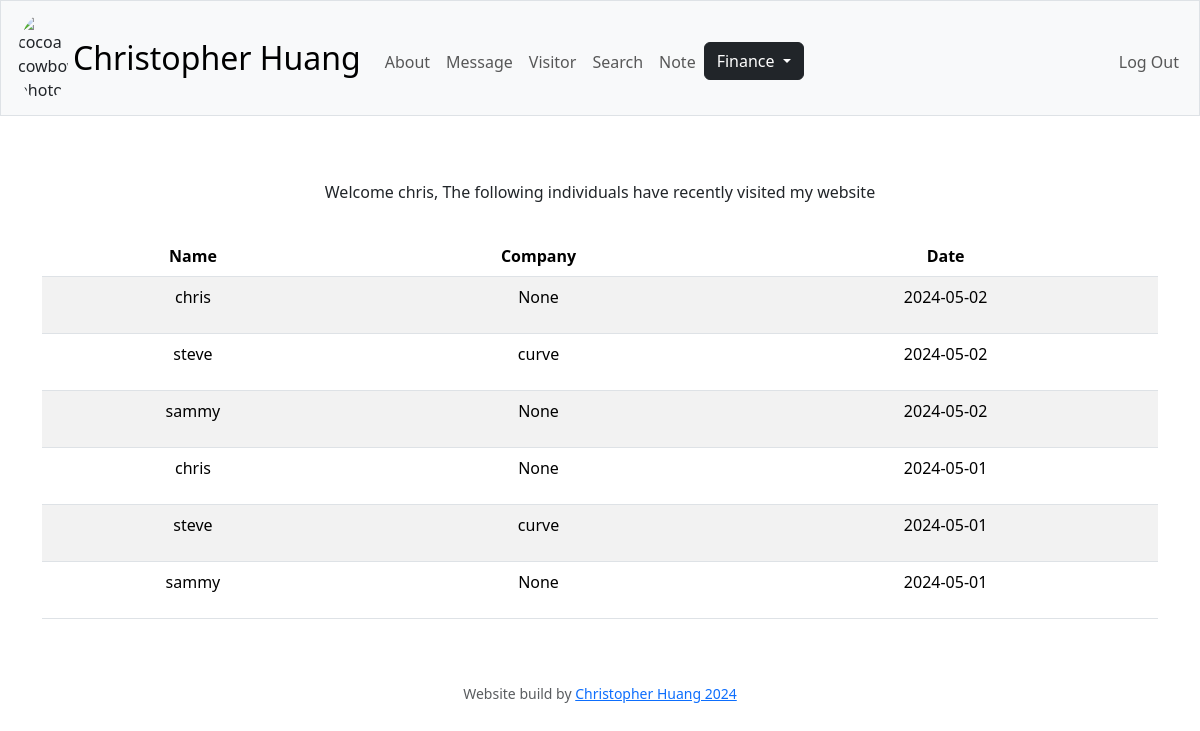
The page /visitor (signed in) on the database its author committed.
### tables this page shows
CREATE TABLE 'users' (id INTEGER PRIMARY KEY AUTOINCREMENT NOT NULL, username TEXT NOT NULL, hash TEXT NOT NULL, cash NUMERIC NOT NULL DEFAULT 10000.00, 'created'  DATETIME NOT NULL DEFAULT CURRENT_TIMESTAMP  , 'company' TEXT);

### app.py (the view)
@app.route("/visitor", methods=["GET"])
@login_required
def visitor():
    user = db.execute("SELECT username FROM users WHERE id = ?", session["user_id"])[0]['username']
    visitors = db.execute("SELECT DISTINCT visitor_login.username, company, DATE(timestamp) as date FROM visitor_login JOIN users ON visitor_login.username = users.username ORDER BY timestamp DESC")
    return render_template("visitor.html", user=user, visitors=visitors)

### app.py (called while the page is built)
@app.context_processor
def utility_functions():
    return dict(usd=usd)

@app.after_request
def after_request(response):
    response.headers["Cache-Control"] = "no-cache, no-store, must-revalidate"
    response.headers["Expires"] = 0
    response.headers["Pragma"] = "no-cache"
    return response

### helpers.py (called while the page is built)
def login_required(f):
    @wraps(f)
    def decorated_function(*args, **kwargs):
        if session.get("user_id") is None:
            return redirect("/login")
        return f(*args, **kwargs)
    return decorated_function

### templates/visitor.html (shortened to what this page needs)
{% extends "layout.html" %}
{% block main %}
<div class="text-center p-3">
    <p>Welcome {{ user }}, The following individuals have recently visited my website</p>
</div>
<div class="mb-3">
    <table class="table table-striped">
        <thead>
            <tr>
                <th>Name</th>
                <th>Company</th>
                <th>Date</th>
            </tr>
        </thead>
        <tbody>
            {% for visitor in visitors %}
            <tr>
                <td>
                    <p>{{ visitor.username }}</p>
                </td>
                <td>
                    <p>{{ visitor.company }}</p>
                </td>
                <td>
                    <p>{{ visitor.date }}</p>
                </td>
            </tr>
            {% endfor %}
        </tbody>
    </table>
</div>
{% endblock %}

### rows shown on the page
users: username "chris"
users: username "steve", company "curve", date "2024-05-02", date "2024-05-01"

### other values the page prints
{{ visitor.username }} "chris" "sammy" "chris" "sammy"
{{ visitor.company }} "None" "None" "None" "None"
{{ visitor.date }} "2024-05-02" "2024-05-02" "2024-05-01" "2024-05-01"
